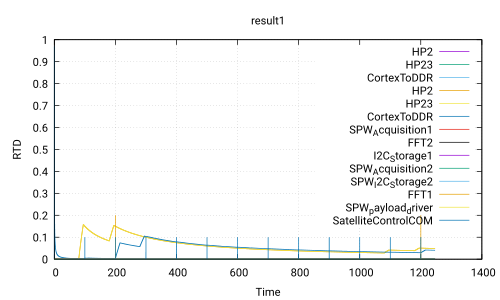

Recreate this plot in gnuplot.
 set title 'result1'
 set ylabel 'RTD'
 set xlabel 'Time'
 set grid
 set term pdf
 set output 'Use_case_DoubleCamera_noSafety.ATIPPIC0.executable280.0_100.0.pdf'
 plot 'Use_case_DoubleCamera_noSafety.ATIPPIC0.executable280.0_100.0.csv' using 1:2 with lines title 'HP2','Use_case_DoubleCamera_noSafety.ATIPPIC0.executable280.0_100.0.csv' using 1:3 with lines title 'HP23','Use_case_DoubleCamera_noSafety.ATIPPIC0.executable280.0_100.0.csv' using 1:4 with lines title 'CortexToDDR','Use_case_DoubleCamera_noSafety.ATIPPIC0.executable280.0_100.0.csv' using 1:5 with lines title 'HP2','Use_case_DoubleCamera_noSafety.ATIPPIC0.executable280.0_100.0.csv' using 1:6 with lines title 'HP23','Use_case_DoubleCamera_noSafety.ATIPPIC0.executable280.0_100.0.csv' using 1:7 with lines title 'CortexToDDR','Use_case_DoubleCamera_noSafety.ATIPPIC0.executable280.0_100.0.csv' using 1:8 with lines title 'SPW_Acquisition1','Use_case_DoubleCamera_noSafety.ATIPPIC0.executable280.0_100.0.csv' using 1:9 with lines title 'FFT2','Use_case_DoubleCamera_noSafety.ATIPPIC0.executable280.0_100.0.csv' using 1:10 with lines title 'I2C_Storage1','Use_case_DoubleCamera_noSafety.ATIPPIC0.executable280.0_100.0.csv' using 1:11 with lines title 'SPW_Acquisition2','Use_case_DoubleCamera_noSafety.ATIPPIC0.executable280.0_100.0.csv' using 1:12 with lines title 'SPW_I2C_Storage2','Use_case_DoubleCamera_noSafety.ATIPPIC0.executable280.0_100.0.csv' using 1:13 with lines title 'FFT1','Use_case_DoubleCamera_noSafety.ATIPPIC0.executable280.0_100.0.csv' using 1:14 with lines title 'SPW_payload_driver','Use_case_DoubleCamera_noSafety.ATIPPIC0.executable280.0_100.0.csv' using 1:15 with lines title 'SatelliteControlCOM'
